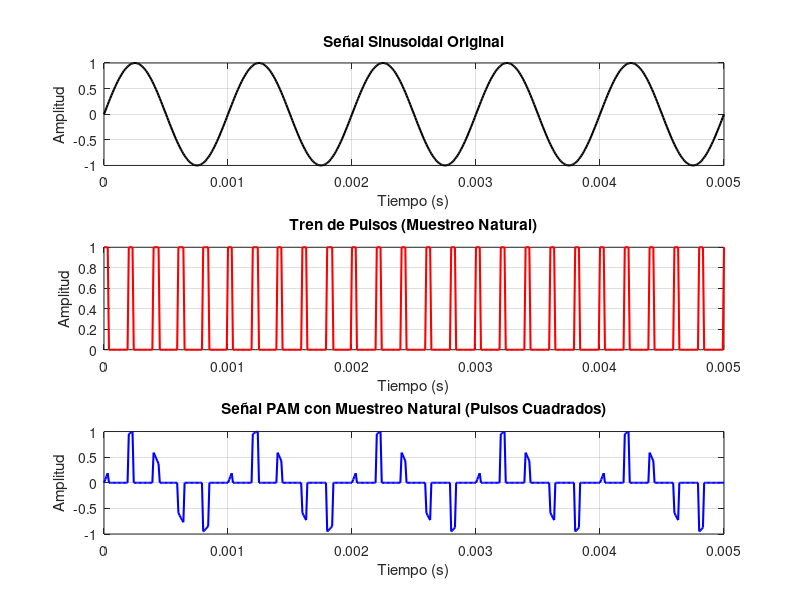

This chart was generated by the following MATLAB code:
clc; clear; close all;

A = 1;             
fc = 1000;        
Ts = 1/100000;     
t = 0:Ts:5/fc;    
m_t = A * sin(2 * pi * fc * t);  

fs = 5000;        
Ts_pam = 1/fs;     
d = 0.2;           
tau = d * Ts_pam;  

% Tren de pulsos y PAM natural
pulsos_natural = zeros(size(t));  
m_pam_natural = zeros(size(t));   

for i = 1:length(t)
    if mod(t(i), Ts_pam) < tau
        pulsos_natural(i) = 1;  
        m_pam_natural(i) = m_t(i);
    end
end

% Gráficas
figure;

subplot(3,1,1);
plot(t, m_t, 'k', 'LineWidth', 1.5);
xlabel('Tiempo (s)');
ylabel('Amplitud');
title('Señal Sinusoidal Original');
grid on;

subplot(3,1,2);
plot(t, pulsos_natural, 'r', 'LineWidth', 1.5);
xlabel('Tiempo (s)');
ylabel('Amplitud');
title('Tren de Pulsos (Muestreo Natural)');
grid on;

subplot(3,1,3);
plot(t, m_pam_natural, 'b', 'LineWidth', 1.5);
xlabel('Tiempo (s)');
ylabel('Amplitud');
title('Señal PAM con Muestreo Natural (Pulsos Cuadrados)');
grid on;
